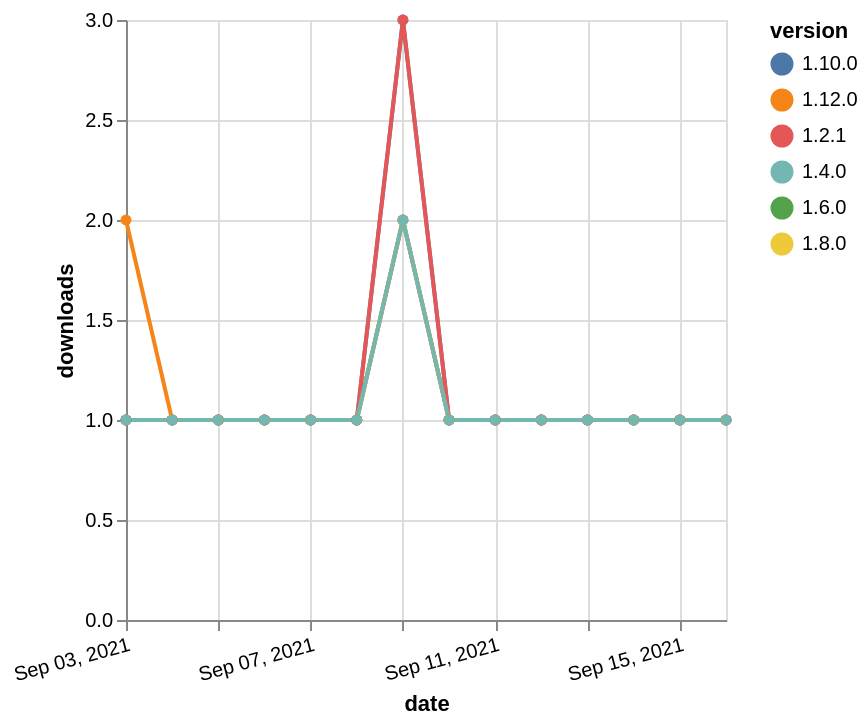

Source (Vega-Lite JSON):
### Vega-Lite specification from a JSON file in a GitHub repository (floating-point values rounded to 4 significant figures)
{"$schema": "https://vega.github.io/schema/vega-lite/v5.json", "description": "A simple bar chart with embedded data.", "data": {"values": [{"date": "2021-09-03", "total": 188, "delta": 1, "version": "1.6.0"}, {"date": "2021-09-04", "total": 189, "delta": 1, "version": "1.6.0"}, {"date": "2021-09-05", "total": 190, "delta": 1, "version": "1.6.0"}, {"date": "2021-09-06", "total": 191, "delta": 1, "version": "1.6.0"}, {"date": "2021-09-07", "total": 192, "delta": 1, "version": "1.6.0"}, {"date": "2021-09-08", "total": 193, "delta": 1, "version": "1.6.0"}, {"date": "2021-09-09", "total": 195, "delta": 2, "version": "1.6.0"}, {"date": "2021-09-10", "total": 196, "delta": 1, "version": "1.6.0"}, {"date": "2021-09-11", "total": 197, "delta": 1, "version": "1.6.0"}, {"date": "2021-09-12", "total": 198, "delta": 1, "version": "1.6.0"}, {"date": "2021-09-13", "total": 199, "delta": 1, "version": "1.6.0"}, {"date": "2021-09-14", "total": 200, "delta": 1, "version": "1.6.0"}, {"date": "2021-09-15", "total": 201, "delta": 1, "version": "1.6.0"}, {"date": "2021-09-16", "total": 202, "delta": 1, "version": "1.6.0"}, {"date": "2021-09-03", "total": 159, "delta": 1, "version": "1.8.0"}, {"date": "2021-09-04", "total": 160, "delta": 1, "version": "1.8.0"}, {"date": "2021-09-05", "total": 161, "delta": 1, "version": "1.8.0"}, {"date": "2021-09-06", "total": 162, "delta": 1, "version": "1.8.0"}, {"date": "2021-09-07", "total": 163, "delta": 1, "version": "1.8.0"}, {"date": "2021-09-08", "total": 164, "delta": 1, "version": "1.8.0"}, {"date": "2021-09-09", "total": 166, "delta": 2, "version": "1.8.0"}, {"date": "2021-09-10", "total": 167, "delta": 1, "version": "1.8.0"}, {"date": "2021-09-11", "total": 168, "delta": 1, "version": "1.8.0"}, {"date": "2021-09-12", "total": 169, "delta": 1, "version": "1.8.0"}, {"date": "2021-09-13", "total": 170, "delta": 1, "version": "1.8.0"}, {"date": "2021-09-14", "total": 171, "delta": 1, "version": "1.8.0"}, {"date": "2021-09-15", "total": 172, "delta": 1, "version": "1.8.0"}, {"date": "2021-09-16", "total": 173, "delta": 1, "version": "1.8.0"}, {"date": "2021-09-03", "total": 171, "delta": 1, "version": "1.10.0"}, {"date": "2021-09-04", "total": 172, "delta": 1, "version": "1.10.0"}, {"date": "2021-09-05", "total": 173, "delta": 1, "version": "1.10.0"}, {"date": "2021-09-06", "total": 174, "delta": 1, "version": "1.10.0"}, {"date": "2021-09-07", "total": 175, "delta": 1, "version": "1.10.0"}, {"date": "2021-09-08", "total": 176, "delta": 1, "version": "1.10.0"}, {"date": "2021-09-09", "total": 179, "delta": 3, "version": "1.10.0"}, {"date": "2021-09-10", "total": 180, "delta": 1, "version": "1.10.0"}, {"date": "2021-09-11", "total": 181, "delta": 1, "version": "1.10.0"}, {"date": "2021-09-12", "total": 182, "delta": 1, "version": "1.10.0"}, {"date": "2021-09-13", "total": 183, "delta": 1, "version": "1.10.0"}, {"date": "2021-09-14", "total": 184, "delta": 1, "version": "1.10.0"}, {"date": "2021-09-15", "total": 185, "delta": 1, "version": "1.10.0"}, {"date": "2021-09-16", "total": 186, "delta": 1, "version": "1.10.0"}, {"date": "2021-09-03", "total": 387, "delta": 1, "version": "1.2.1"}, {"date": "2021-09-04", "total": 388, "delta": 1, "version": "1.2.1"}, {"date": "2021-09-05", "total": 389, "delta": 1, "version": "1.2.1"}, {"date": "2021-09-06", "total": 390, "delta": 1, "version": "1.2.1"}, {"date": "2021-09-07", "total": 391, "delta": 1, "version": "1.2.1"}, {"date": "2021-09-08", "total": 392, "delta": 1, "version": "1.2.1"}, {"date": "2021-09-09", "total": 395, "delta": 3, "version": "1.2.1"}, {"date": "2021-09-10", "total": 396, "delta": 1, "version": "1.2.1"}, {"date": "2021-09-11", "total": 397, "delta": 1, "version": "1.2.1"}, {"date": "2021-09-12", "total": 398, "delta": 1, "version": "1.2.1"}, {"date": "2021-09-13", "total": 399, "delta": 1, "version": "1.2.1"}, {"date": "2021-09-14", "total": 400, "delta": 1, "version": "1.2.1"}, {"date": "2021-09-15", "total": 401, "delta": 1, "version": "1.2.1"}, {"date": "2021-09-16", "total": 402, "delta": 1, "version": "1.2.1"}, {"date": "2021-09-03", "total": 122, "delta": 2, "version": "1.12.0"}, {"date": "2021-09-04", "total": 123, "delta": 1, "version": "1.12.0"}, {"date": "2021-09-05", "total": 124, "delta": 1, "version": "1.12.0"}, {"date": "2021-09-06", "total": 125, "delta": 1, "version": "1.12.0"}, {"date": "2021-09-07", "total": 126, "delta": 1, "version": "1.12.0"}, {"date": "2021-09-08", "total": 127, "delta": 1, "version": "1.12.0"}, {"date": "2021-09-09", "total": 129, "delta": 2, "version": "1.12.0"}, {"date": "2021-09-10", "total": 130, "delta": 1, "version": "1.12.0"}, {"date": "2021-09-11", "total": 131, "delta": 1, "version": "1.12.0"}, {"date": "2021-09-12", "total": 132, "delta": 1, "version": "1.12.0"}, {"date": "2021-09-13", "total": 133, "delta": 1, "version": "1.12.0"}, {"date": "2021-09-14", "total": 134, "delta": 1, "version": "1.12.0"}, {"date": "2021-09-15", "total": 135, "delta": 1, "version": "1.12.0"}, {"date": "2021-09-16", "total": 136, "delta": 1, "version": "1.12.0"}, {"date": "2021-09-03", "total": 186, "delta": 1, "version": "1.4.0"}, {"date": "2021-09-04", "total": 187, "delta": 1, "version": "1.4.0"}, {"date": "2021-09-05", "total": 188, "delta": 1, "version": "1.4.0"}, {"date": "2021-09-06", "total": 189, "delta": 1, "version": "1.4.0"}, {"date": "2021-09-07", "total": 190, "delta": 1, "version": "1.4.0"}, {"date": "2021-09-08", "total": 191, "delta": 1, "version": "1.4.0"}, {"date": "2021-09-09", "total": 193, "delta": 2, "version": "1.4.0"}, {"date": "2021-09-10", "total": 194, "delta": 1, "version": "1.4.0"}, {"date": "2021-09-11", "total": 195, "delta": 1, "version": "1.4.0"}, {"date": "2021-09-12", "total": 196, "delta": 1, "version": "1.4.0"}, {"date": "2021-09-13", "total": 197, "delta": 1, "version": "1.4.0"}, {"date": "2021-09-14", "total": 198, "delta": 1, "version": "1.4.0"}, {"date": "2021-09-15", "total": 199, "delta": 1, "version": "1.4.0"}, {"date": "2021-09-16", "total": 200, "delta": 1, "version": "1.4.0"}]}, "width": "container", "mark": {"type": "line", "point": {"filled": true}}, "encoding": {"x": {"field": "date", "type": "temporal", "timeUnit": "yearmonthdate", "title": "date", "axis": {"labelAngle": -15}}, "y": {"field": "delta", "type": "quantitative", "title": "downloads"}, "color": {"field": "version", "type": "nominal"}, "tooltip": {"field": "delta"}}}
